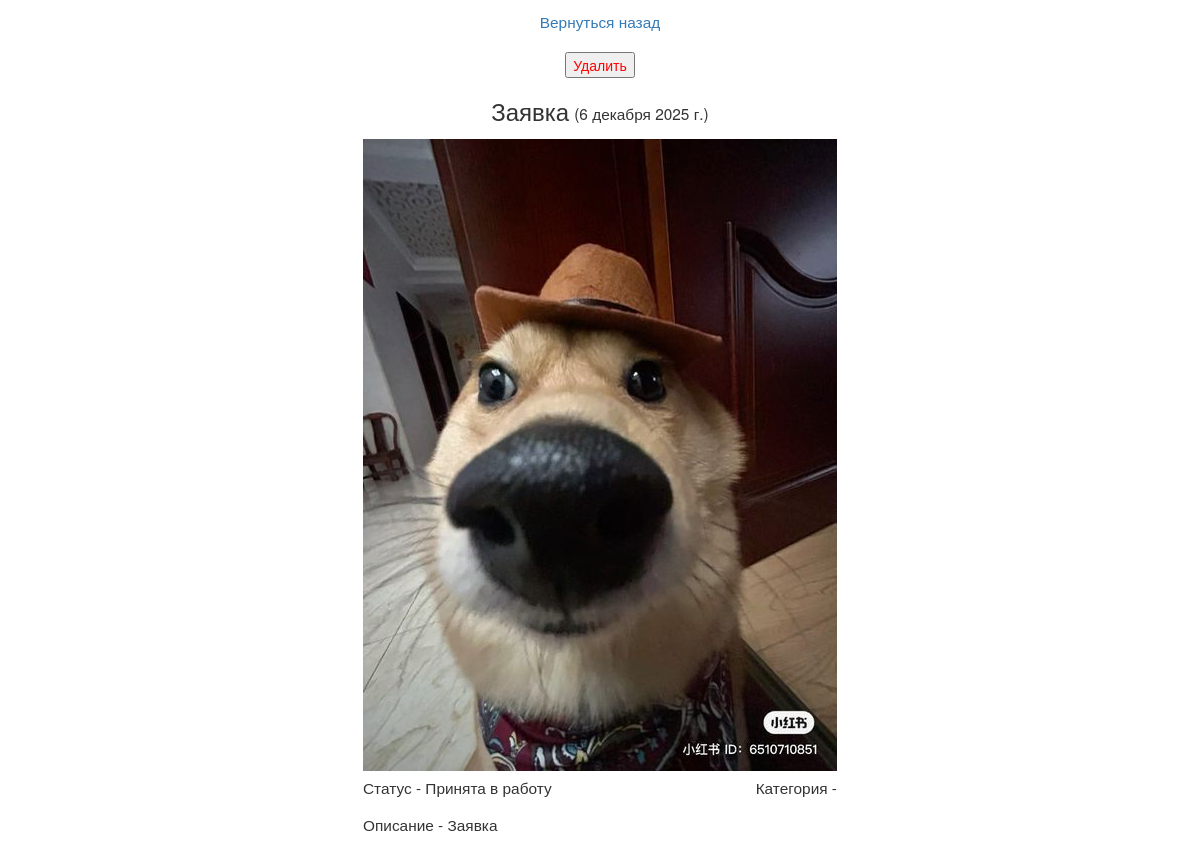
Page /app/profile/application/4 (signed in) on the committed database.
### app/models.py (models this page shows, shortened)
class application(models.Model):
    title = models.CharField(max_length=100)
    description = models.TextField()
    ALL_STATUS = (
        ('n', 'Новая заявка'),
        ('w', 'Принята в работу'),
        ('c', 'Выполнена'),
        ('r', 'Отклонена')
    )
    status = models.CharField(max_length=1, choices=ALL_STATUS, blank=False, default='n')
    date = models.DateField(auto_now=False, auto_now_add=True)
    categories = models.ForeignKey(Category, on_delete=models.CASCADE)
    image = models.ImageField(upload_to='images/', blank=False, null=False)
    username = models.ForeignKey(User, on_delete=models.CASCADE)
    comment = models.TextField(blank=True, null=True)

### app/views.py (the view)
# urls.py: path('profile/application/<int:pk>', views.ApplicationDetailView.as_view(), name='application-detail'),
class ApplicationDetailView(generic.DetailView):
    model = application

### app/templates/app/application_detail.html (shortened to what this page needs)
{% extends 'base.html' %}
{% load static %}
{% block content %}
    <div class="content-detail">
        <a class="to_back" href="{{ request.META.HTTP_REFERER }}"><p>Вернуться назад</p></a>
        <form action="{% url 'application_delete' pk=application.pk %}" method="post">
            <button type="submit" class="delete">Удалить</button>
        </form>
        {% if user.is_authenticated %}
            <div class="application-detail">
                <div class="application_title_content"><h3>{{ application.title }}</h3>
                    <p>({{ application.date }})</p>
                </div>
                <div class="application_image_content-detail"><img src="{{ application.image.url }}"
                                                            alt="{{ application.title }} image">
                </div>
                <div class="application_info">
                    <p>Статус - {{ application.get_status_display }}</p>
                    <p>Категория - {{ application.get_categories_display }}</p>
                </div>
                <div class="application-detail-description">
                    <p>Описание - {{ application.description }}</p>
                </div>
            </div>
        {% else %}
            <h3>Требуется войти что бы сменить аватарку</h3>
            <a href="{% url 'login' %}"><h3>войти</h3></a>
        {% endif %}
    </div>
{% endblock %}

### app/static/app/css/style.css (style rules this page uses)
.content-detail { width: 100vw; height: 80vh; display: grid; justify-items: center; align-items: center; }
.delete { color: red; }
p { font-size: 110%; }
.to_back { margin: 10px; }
.application-detail { width: 80%; display: grid; grid-template-rows: repeat(5, auto); gap: 5px; justify-content: center; }
.application-detail-description { width: 100%; }
.application_info { display: flex; justify-content: space-between; gap: 20px; }
.application_title_content { display: flex; justify-content: center; align-items: flex-end; gap: 5px; }
.application_image_content-detail { display: flex; justify-content: center; }
.application_image_content-detail > img { max-width: 500px; }

### rows in the picture
application: title "Заявка", date "6 декабря 2025 г.", image (picture), status "Принята в работу", description "Заявка"
